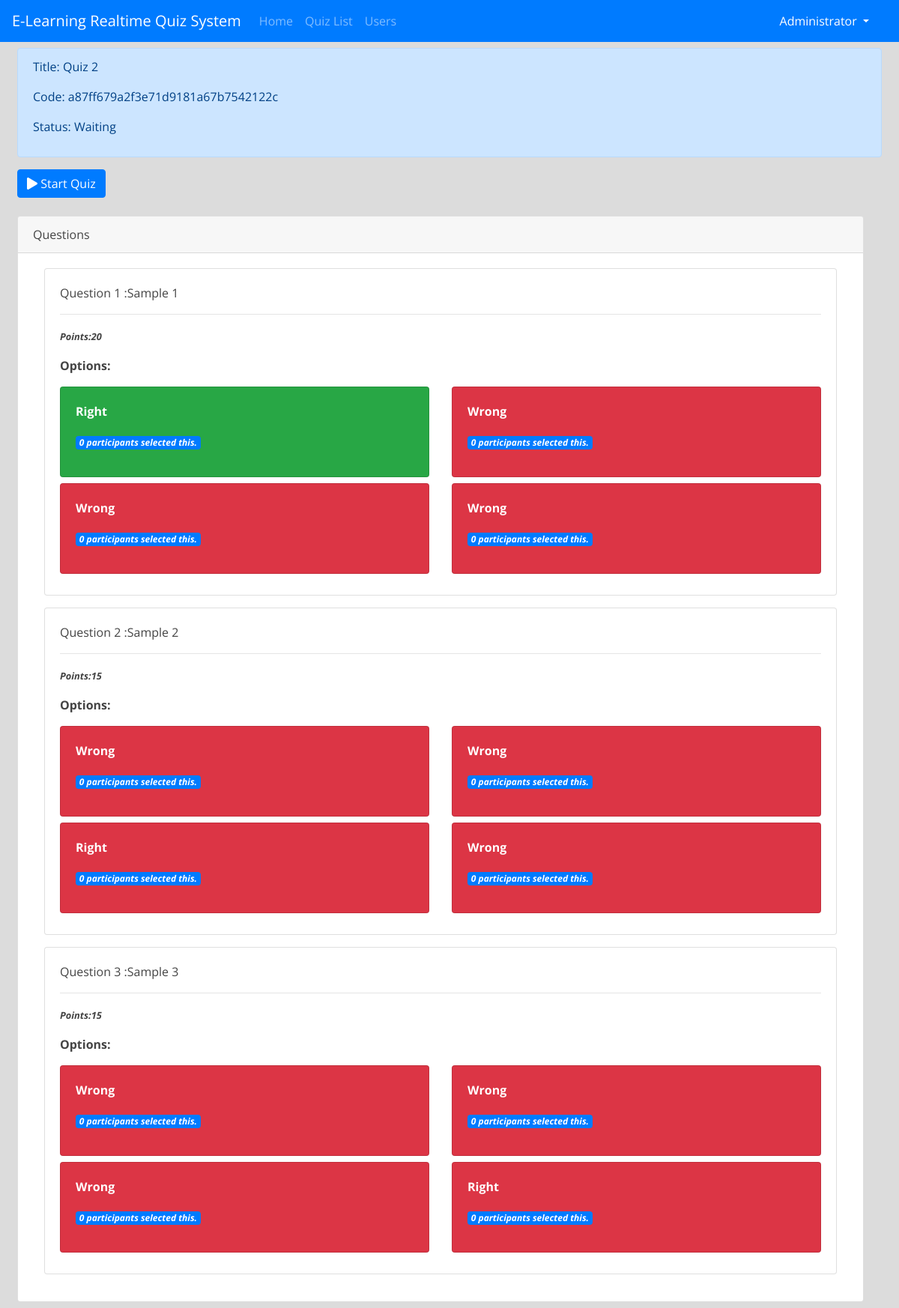
Page /index.php?page=quiz_view&id=4 (signed in) on the committed database.
### tables this page shows
CREATE TABLE `quiz_list` (
  `id` int(30) NOT NULL,
  `title` varchar(200) NOT NULL,
  `user_id` int(20) NOT NULL,
  `status` tinyint(1) DEFAULT 0 COMMENT '0=pending,1=on-going,2=done',
  `date_updated` datetime NOT NULL DEFAULT current_timestamp() ON UPDATE current_timestamp()
);

CREATE TABLE `questions` (
  `id` int(30) NOT NULL,
  `question` text NOT NULL,
  `points` float NOT NULL,
  `qid` int(30) NOT NULL,
  `order_by` int(11) NOT NULL,
  `status` tinyint(1) NOT NULL DEFAULT 0,
  `date_updated` datetime NOT NULL DEFAULT current_timestamp() ON UPDATE current_timestamp()
);

CREATE TABLE `question_opt` (
  `id` int(30) NOT NULL,
  `option_txt` text NOT NULL,
  `question_id` int(30) NOT NULL,
  `is_right` tinyint(4) NOT NULL DEFAULT 0 COMMENT '1= right answer',
  `date_updated` datetime NOT NULL DEFAULT current_timestamp() ON UPDATE current_timestamp()
);

### quiz_view.php (the view, shortened to what this page needs)
<?php include('db_connect.php') ?>
<?php
	$qry = $conn->query("SELECT * FROM quiz_list where id = ".$_GET['id'])->fetch_array();
	$status = array("pending","waiting","on-going","done");
	?>
	<div class="container-fluid">
		<div class="col-md-12 alert alert-primary">
			<p>Title: <?php echo $qry['title'] ?></p>
			<p>Code: <?php echo md5($qry['id']) ?></p>
			<p>Status: <?php echo ucwords($status[$qry['status']])  ?></p>
		</div>
		<?php if($qry['status'] < 2): ?>
		<a class="btn btn-primary bt-sm" id="start_quiz" href="index.php?page=quiz_board&quiz=<?php echo md5($qry['id']) ?>"><i class="fa fa-play"></i> Start Quiz</a>
		<?php elseif($qry['status'] == 2): ?>
		<a class="btn btn-primary bt-sm" id="start_quiz" href="index.php?page=quiz_board&quiz=<?php echo md5($qry['id']) ?>"><i class="fa fa-pause"></i> Continue Quiz</a>
		<?php endif; ?>
		<br>
		<br>
		<div class="row">
		<div class="<?php echo $qry['status'] == 3 ? 'col-md-8' : 'col-md-12' ?>">
		<div class="card mr-4">
			<div class="card-header">
				Questions
			</div>
			<div class="card-body">
				<div class="container-fluid">
				<?php
					$i = 1;
					$qquery = $conn->query("SELECT * FROM questions where qid = ".$_GET['id']." order by order_by asc");
					if($qquery->num_rows > 0){
						$qry2 = $conn->query("SELECT * FROM question_opt where question_id in (SELECT id FROM questions where qid = ".$_GET['id']." ) ");
						while($row = $qry2->fetch_assoc()){
							$opt[$row['question_id']][] = $row;
							$ans[$row['id']] = 0;
						}
					}
					$qquery = $conn->query("SELECT * FROM questions where qid = ".$_GET['id']." order by order_by asc");
					while($row=$qquery->fetch_array()){
						?>
						<div class="card mb-3">
						<div class="card-body">
							Question <?php echo $i++ ?> :<?php echo $row['question'] ?><br>
							<hr>
							<p><small><i><b>Points:<?php echo $row['points'] ?></b></i></small></p>
							<p><b>Options:</b></p>
							<div class="row">
							<?php foreach($opt[$row['id']] as $orow): ?>
							<?php if($qry['status'] == 0): ?>
							<p class="col-md-6">
								<?php if($orow['is_right'] == 1): ?>
									<span class="text-success"> <i class="fa fa-check"></i> </span>
								<?php else: ?>
									<span class="text-danger"> <i class="fa fa-times"></i> </span>
								<?php endif; ?>
								<b><?php echo $orow['option_txt'] ?></b>
							</p>
						<?php else: ?>
							<div class="col-md-6 mb-2">
								<div class="card <?php echo $orow['is_right'] ==1 ? "bg-success" : "bg-danger" ?>">
									<div class="card-body text-white">
										<p><b><?php echo $orow['option_txt'] ?></b></p>
										<p class="badge badge-primary"><i><?php echo $ans[$orow['id']].' participants selected this.' ?></i></p>
									</div>
								</div>
							</div>
						<?php endif; ?>
							<?php endforeach; ?>
							</div>
						</div>
						</div>
				<?php
					}
				?>
				</div>
		</div>
	</div>
</div>
</div>
</div>

### assets/css/style.css (style rules this page uses)
body { font-family: "Open Sans", sans-serif; color: #444444; width: 100%; height: calc(100%); }
a { color: #1977cc; }

### index.php (style rules this page uses)
body { background: #80808045; }

### rows in the picture
quiz_list: title "Quiz 2", id "a87ff679a2f3e71d9181a67b7542122c", status "Waiting"
questions: question "Sample 1", points "20"
question_opt: option_txt "Right", id "0"
question_opt: option_txt "Wrong", id "0"
question_opt: option_txt "Wrong", id "0"
question_opt: option_txt "Wrong", id "0"
questions: question "Sample 2", points "15"
question_opt: option_txt "Wrong", id "0"
question_opt: option_txt "Wrong", id "0"
question_opt: option_txt "Right", id "0"
question_opt: option_txt "Wrong", id "0"
questions: question "Sample 3", points "15"
question_opt: option_txt "Wrong", id "0"
question_opt: option_txt "Wrong", id "0"
question_opt: option_txt "Wrong", id "0"
question_opt: option_txt "Right", id "0"

### other values in the picture
$_SESSION['login_name'] "Administrator"
